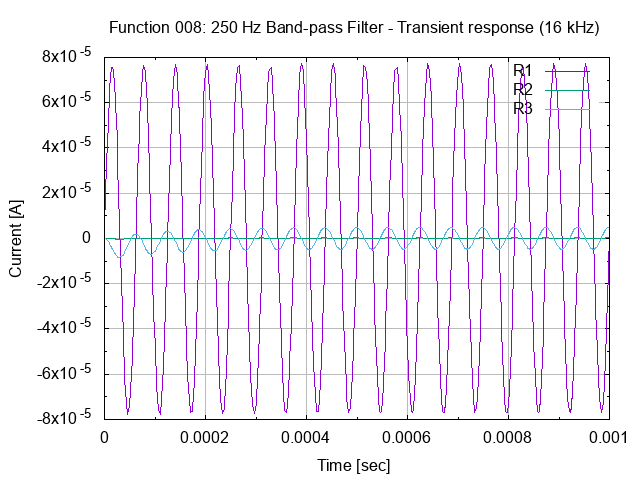

Here is the gnuplot script that generated this plot:
# set terminal
set term png

# set graph
set output "26.008.00.02.02.png"
set title "Function 008: 250 Hz Band-pass Filter - Transient response (16 kHz)"

# setup Y-axis
set grid ytics lt 1 lw 1 lc rgb "#bbbbbb"
set mytics
set ylabel "Current [A]"

# setup X-axis
set grid xtics lt 1 lw 1 lc rgb "#bbbbbb"
set mxtics
set xrange [0:0.001]
set xlabel "Time [sec]"

# setup plot style
set style data lines
plot '26.008.00.02.02.dat' using 1:2 title "R1", \
     '26.008.00.02.02.dat' using 1:3 title "R2", \
     '26.008.00.02.02.dat' using 1:4 title "R3"

# set output back to default
set output

# reset terminal type
set terminal pop
